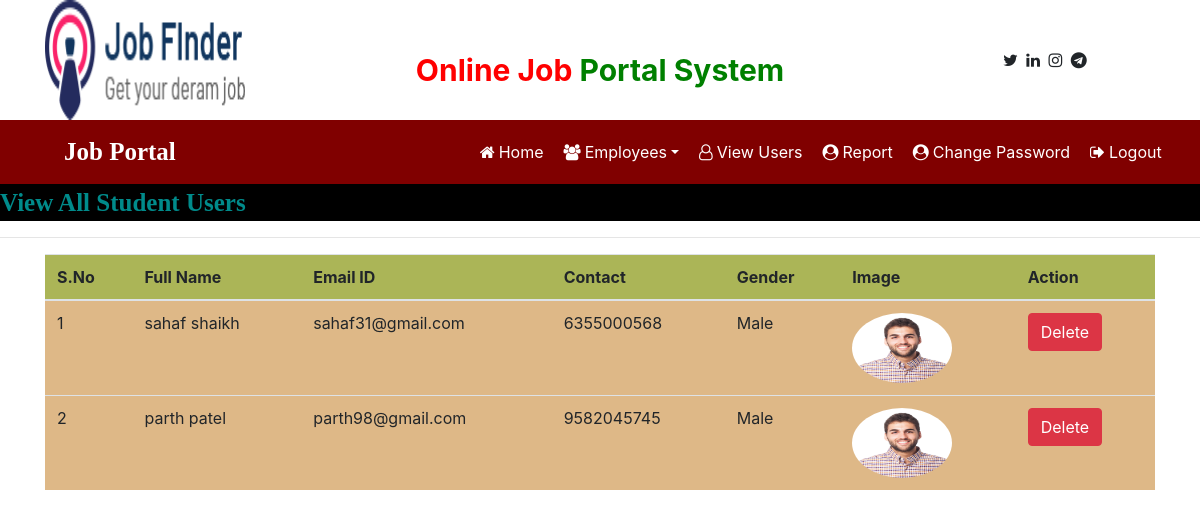
/view_users (signed in), run on the app's committed database.
### job/models.py (models this page shows, shortened)
class StudentUser(models.Model):
    user = models.ForeignKey(User,on_delete=models.CASCADE)
    mobile = models.CharField(max_length=15,null=True)
    image = models.FileField(null=True)
    gender = models.CharField(max_length=15,null=True)
    type = models.CharField(max_length=15,null=True)

### job/views.py (the view)
# urls.py: path('view_users', view_users, name="view_users"),
def view_users(request):
    if not request.user.is_authenticated:
        return redirect('admin_login')
    data = StudentUser.objects.all()
    d = {'data':data}
    return render(request,'view_users.html',d)

### job/templates/view_users.html
{% load static %}
{% block body %}
{% include 'admin_navigation.html' %}
<marquee style="font-family : 'monotype corsiva' ; font-size : 25px ; color : darkcyan ; background-color : black ; font-weight : bold ; margin-top:0% ">
    View All Student Users
</marquee>
<hr>
<div class="container">
<table class="table table-hover" id="example">
    <thead>
    <tr style="background-color:#ABB557">
        <th>S.No</th>
        <th>Full Name</th>
        <th>Email ID</th>
        <th>Contact</th>
        <th>Gender</th>
        <th>Image</th>
        <th>Action</th>
    </tr>
    </thead>
    <tbody>
    {% for i in data %}
    <tr style="background-color:#DEB887">
        <td>{{forloop.counter}}</td>
        <td>{{i.user.first_name}} {{i.user.last_name}}</td>
        <td>{{i.user.username}}</td>
        <td>{{i.mobile}}</td>
        <td>{{i.gender}}</td>
        <td><img src="{{i.image.url}}" style="width:100px ; height:70px ; border-radius:50%"></td>
        <td><a href="{% url 'delete_user' i.user.id %}" class="btn btn-danger" onclick="return confirm('Are You Sure?')">Delete</a></td>
    </tr>
    {% endfor %}
    </tbody>
</table>
</div>
{% endblock %}

### data on the page
StudentUser: user.first_name "sahaf", user.last_name "shaikh", user.username "sahaf31@gmail.com", mobile "6355000568", gender "Male", image (picture)
StudentUser: user.first_name "parth", user.last_name "patel", user.username "parth98@gmail.com", mobile "9582045745", gender "Male", image (picture)
